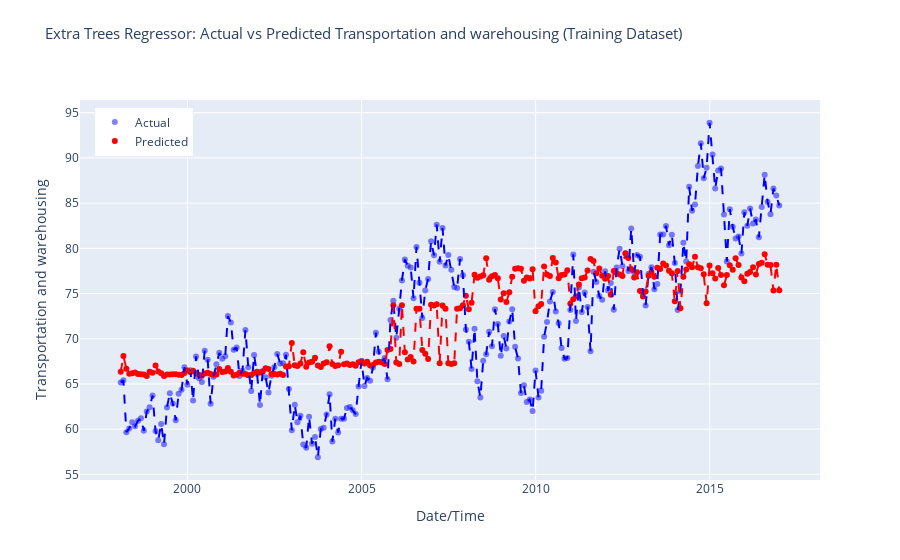

The cell this chart's notebook holds for it:
### Code cell
# Make predictions on the test dataset
predictions = pycr.predict_model(model_tuned, data = train_data)
predictions.head()

r2 = r2_score(predictions['Transportation and warehousing'], predictions['prediction_label'])
print('R-squared (R2) Score:', r2)

# Sort predictions DataFrame by index
predictions.sort_index(inplace=True)

# Create Plotly figure
fig = make_subplots(rows=1, cols=1, shared_xaxes=True, shared_yaxes=True)

# Add scatter plot for actual values
fig.add_trace(go.Scatter(x=predictions.index, y=predictions['Transportation and warehousing'],
                         mode='markers', marker=dict(color='blue', opacity=0.5),
                         name='Actual'), row=1, col=1)

# Add scatter plot for predicted values
fig.add_trace(go.Scatter(x=predictions.index, y=predictions['prediction_label'],
                         mode='markers', marker=dict(color='red'),
                         name='Predicted'), row=1, col=1)

# Add lines for sorted actual values
fig.add_trace(go.Scatter(x=predictions.index, y=predictions['Transportation and warehousing'].sort_index(),
                         mode='lines', line=dict(color='blue', dash='dash'),
                         showlegend=False), row=1, col=1)

# Add lines for sorted predicted values
fig.add_trace(go.Scatter(x=predictions.index, y=predictions['prediction_label'].sort_index(),
                         mode='lines', line=dict(color='red', dash='dash'),
                         showlegend=False), row=1, col=1)

fig.update_layout(title_text='Extra Trees Regressor: Actual vs Predicted Transportation and warehousing (Training Dataset)',
                  title_font_size=15, title_y=0.95,  # Adjusted title_y value
                  xaxis_title='Date/Time', yaxis_title='Transportation and warehousing',
                  legend=dict(x=0.02, y=0.98),
                  grid=dict(rows=1, columns=1, ygap=0.2))

# Show interactive plot
fig.show()

### Figure 1 — Plotly figure (JSON) as saved in the notebook; plotly's stock layout.template omitted (floating-point values rounded to 4 significant figures; data arrays with more than 128 entries replaced by an {"elided": "..."} marker saying what was removed)
{"data": [{"marker": {"color": "blue", "opacity": 0.5}, "mode": "markers", "name": "Actual", "type": "scatter", "x": {"elided": "228 str values"}, "xaxis": "x", "y": {"elided": "228 float values"}, "yaxis": "y"}, {"marker": {"color": "red"}, "mode": "markers", "name": "Predicted", "type": "scatter", "x": {"elided": "228 str values"}, "xaxis": "x", "y": {"elided": "228 float values"}, "yaxis": "y"}, {"line": {"color": "blue", "dash": "dash"}, "mode": "lines", "showlegend": false, "type": "scatter", "x": {"elided": "228 str values"}, "xaxis": "x", "y": {"elided": "228 float values"}, "yaxis": "y"}, {"line": {"color": "red", "dash": "dash"}, "mode": "lines", "showlegend": false, "type": "scatter", "x": {"elided": "228 str values"}, "xaxis": "x", "y": {"elided": "228 float values"}, "yaxis": "y"}], "layout": {"grid": {"columns": 1, "rows": 1, "ygap": 0.2}, "legend": {"x": 0.02, "y": 0.98}, "title": {"font": {"size": 15}, "text": "Extra Trees Regressor: Actual vs Predicted Transportation and warehousing (Training Dataset)", "y": 0.95}, "xaxis": {"anchor": "y", "domain": [0, 1], "title": {"text": "Date/Time"}}, "yaxis": {"anchor": "x", "domain": [0, 1], "title": {"text": "Transportation and warehousing"}}}}
